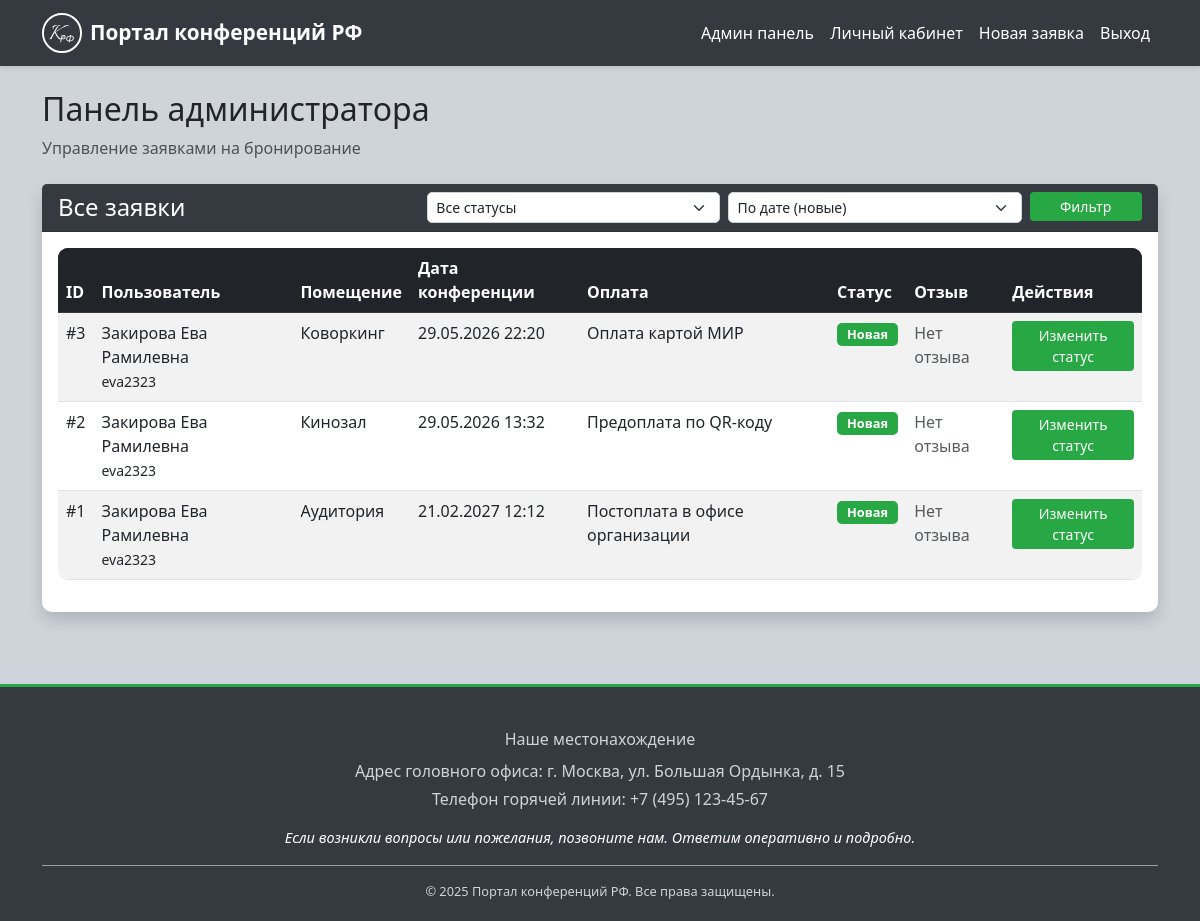
The page /admin-panel/ (signed in) on the database as committed earlier.
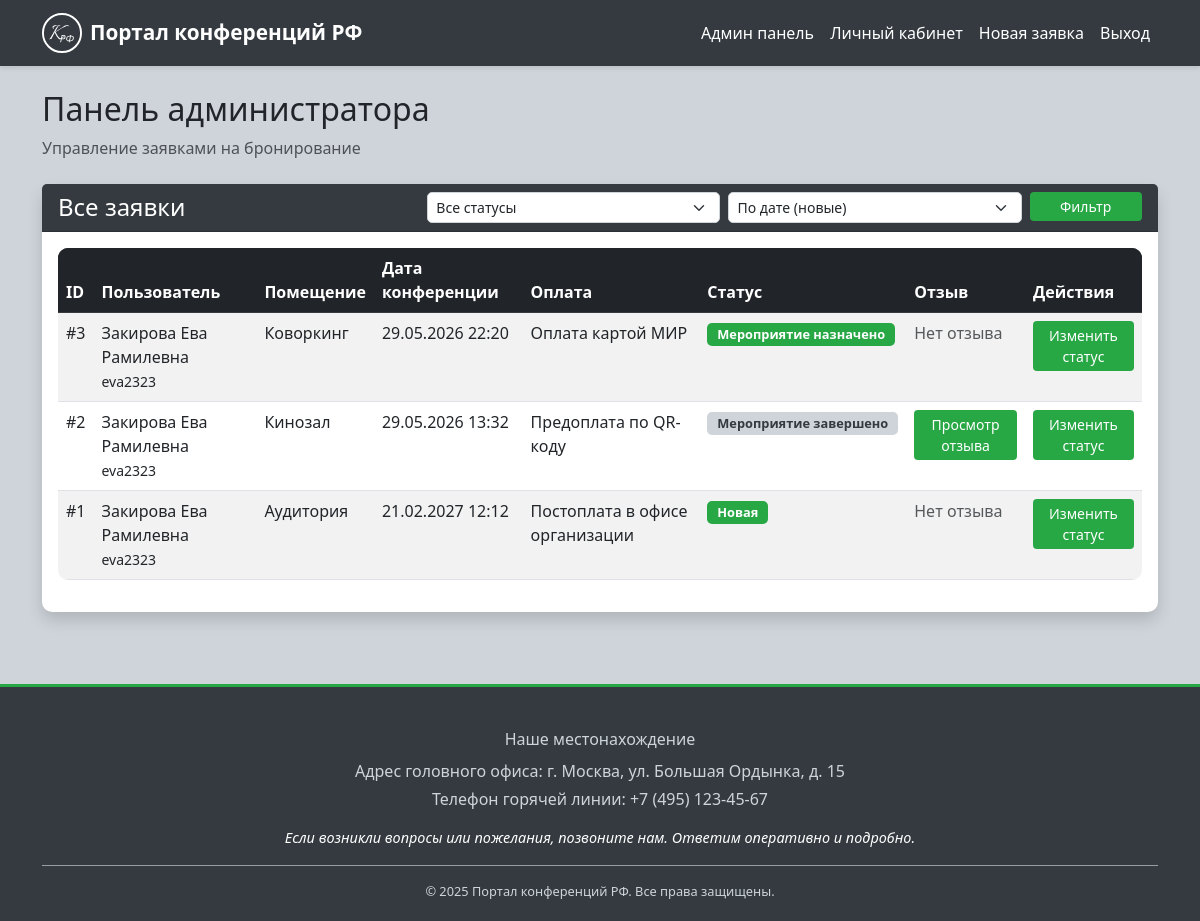
The same page on the database as committed later.
### bookings/models.py (models this page shows, shortened)
class Booking(models.Model):
    STATUS_CHOICES = [
        ('new', 'Новая'),
        ('scheduled', 'Мероприятие назначено'),
        ('completed', 'Мероприятие завершено'),
    ]
    ROOM_CHOICES = [
        ('auditorium', 'Аудитория'),
        ('coworking', 'Коворкинг'),
        ('cinema', 'Кинозал'),
    ]
    PAYMENT_CHOICES = [
        ('cash', 'Постоплата в офисе организации'),
        ('card', 'Оплата картой МИР'),
        ('transfer', 'Предоплата по QR-коду'),
    ]
    user = models.ForeignKey(User, on_delete=models.CASCADE, related_name='bookings')
    room_type = models.CharField(max_length=20, choices=ROOM_CHOICES)
    conference_date = models.DateTimeField()
    payment_method = models.CharField(max_length=20, choices=PAYMENT_CHOICES)
    status = models.CharField(max_length=20, choices=STATUS_CHOICES, default='new')
    created_at = models.DateTimeField(auto_now_add=True)
    review = models.TextField(blank=True, null=True)

class UserProfile(models.Model):
    user = models.OneToOneField(User, on_delete=models.CASCADE)
    full_name = models.CharField(max_length=255)
    phone_number = models.CharField(max_length=20, blank=True, null=True)

### bookings/views.py (the view, shortened to what this page needs)
# urls.py: path('admin-panel/', views.admin_panel_view, name='admin_panel'),
@user_passes_test(is_admin_user)
def admin_panel_view(request):
    bookings = Booking.objects.all().order_by('-created_at')
    status_filter = request.GET.get('status', '')
    if status_filter:
        bookings = bookings.filter(status=status_filter)
    sort_by = request.GET.get('sort', '-created_at')
    bookings = bookings.order_by(sort_by)
    return render(request, 'admin_panel.html', {'bookings': bookings, 'status_filter': status_filter})

### bookings/views.py (called while the page is built)
def is_admin_user(user):
    return user.username == 'Admin26' and user.is_authenticated

### templates/admin_panel.html (shortened to what this page needs)
{% extends 'base.html' %}
{% load static %}
{% block content %}
<div class="admin-header mb-4">
    <h2>Панель администратора</h2>
    <p class="text-muted">Управление заявками на бронирование</p>
</div>
<div class="card shadow mb-4">
    <div class="card-header bg-dark text-white">
        <div class="row align-items-center">
            <div class="col-md-4">
                <h4 class="mb-0">Все заявки</h4>
            </div>
            <div class="col-md-8">
                <form method="get" class="row g-2">
                    <div class="col-md-5">
                        <select name="status" class="form-select form-select-sm">
                            <option value="">Все статусы</option>
                        </select>
                    </div>
                    <div class="col-md-5">
                        <select name="sort" class="form-select form-select-sm">
                            <option value="-created_at">По дате (новые)</option>
                        </select>
                    </div>
                    <div class="col-md-2">
                        <button type="submit" class="btn btn-primary btn-sm w-100">Фильтр</button>
                    </div>
                </form>
            </div>
        </div>
    </div>
    <div class="card-body">
        {% if bookings %}
            <div class="table-responsive">
                <table class="table table-hover table-striped">
                    <thead class="table-dark">
                        <tr>
                            <th>ID</th>
                            <th>Пользователь</th>
                            <th>Помещение</th>
                            <th>Дата конференции</th>
                            <th>Оплата</th>
                            <th>Статус</th>
                            <th>Отзыв</th>
                            <th>Действия</th>
                        </tr>
                    </thead>
                    <tbody>
                        {% for booking in bookings %}
                        <tr>
                            <td>#{{ booking.id }}</td>
                            <td>{{ booking.user.userprofile.full_name }}<br><small>{{ booking.user.username }}</small></td>
                            <td>{{ booking.get_room_type_display }}</td>
                            <td>{{ booking.conference_date|date:"d.m.Y H:i" }}</td>
                            <td>{{ booking.get_payment_method_display }}</td>
                            <td>
                                {% if booking.status == 'new' %}
                                    <span class="badge bg-warning">Новая</span>
                                {% elif booking.status == 'scheduled' %}
                                    <span class="badge bg-success">Мероприятие назначено</span>
                                {% else %}
                                    <span class="badge bg-secondary">Мероприятие завершено</span>
                                {% endif %}
                            </td>
                            <td>
                                {% if booking.review %}
                                    <button class="btn btn-sm btn-info" onclick="showReviewModal('{{ booking.review|escapejs }}', {{ booking.id }})">
                                        Просмотр отзыва
                                    </button>
                                {% else %}
                                    <span class="text-muted">Нет отзыва</span>
                                {% endif %}
                            </td>
                            <td>
                                <button class="btn btn-sm btn-primary" onclick="openStatusModal({{ booking.id }}, '{{ booking.status }}')">
                                    Изменить статус
                                </button>
                            </td>
                        </tr>
                        {% endfor %}
                    </tbody>
                </table>
            </div>
        {% else %}
            <div class="text-center py-5">
                <p>Нет заявок для отображения</p>
            </div>
        {% endif %}
    </div>
</div>
{% endblock %}

Rows that differ between the two databases and show on the page:
changed Booking "Коворкинг": status "Новая" → "Мероприятие назначено"
changed Booking "Кинозал": status "Новая" → "Мероприятие завершено"; review "Нет отзыва" → "Просмотр отзыва"
